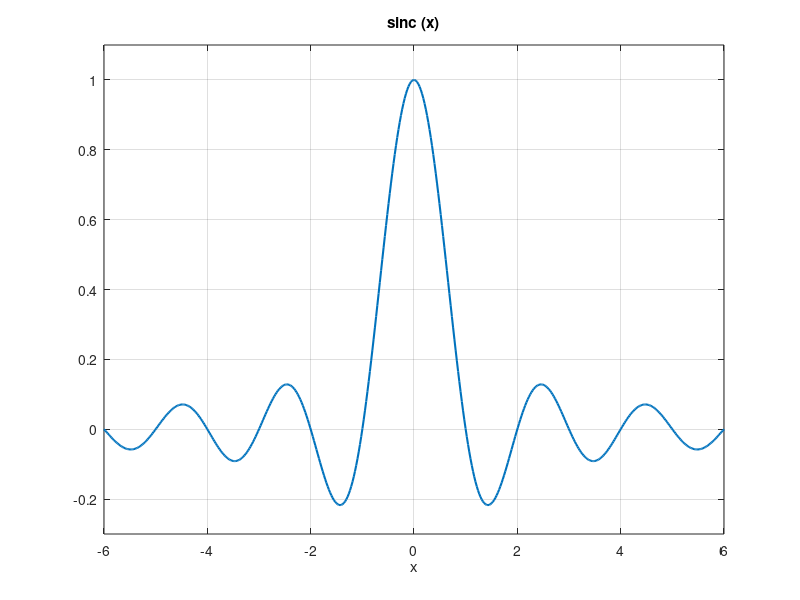

Here is the MATLAB script that generated this plot:
close all; clear; clc;

y = @(x) sinc(x)
fig = ezplot(y, [-6 6]);ylim([-0.3 1.1]);
set(fig, "linewidth", 1.5);grid on;